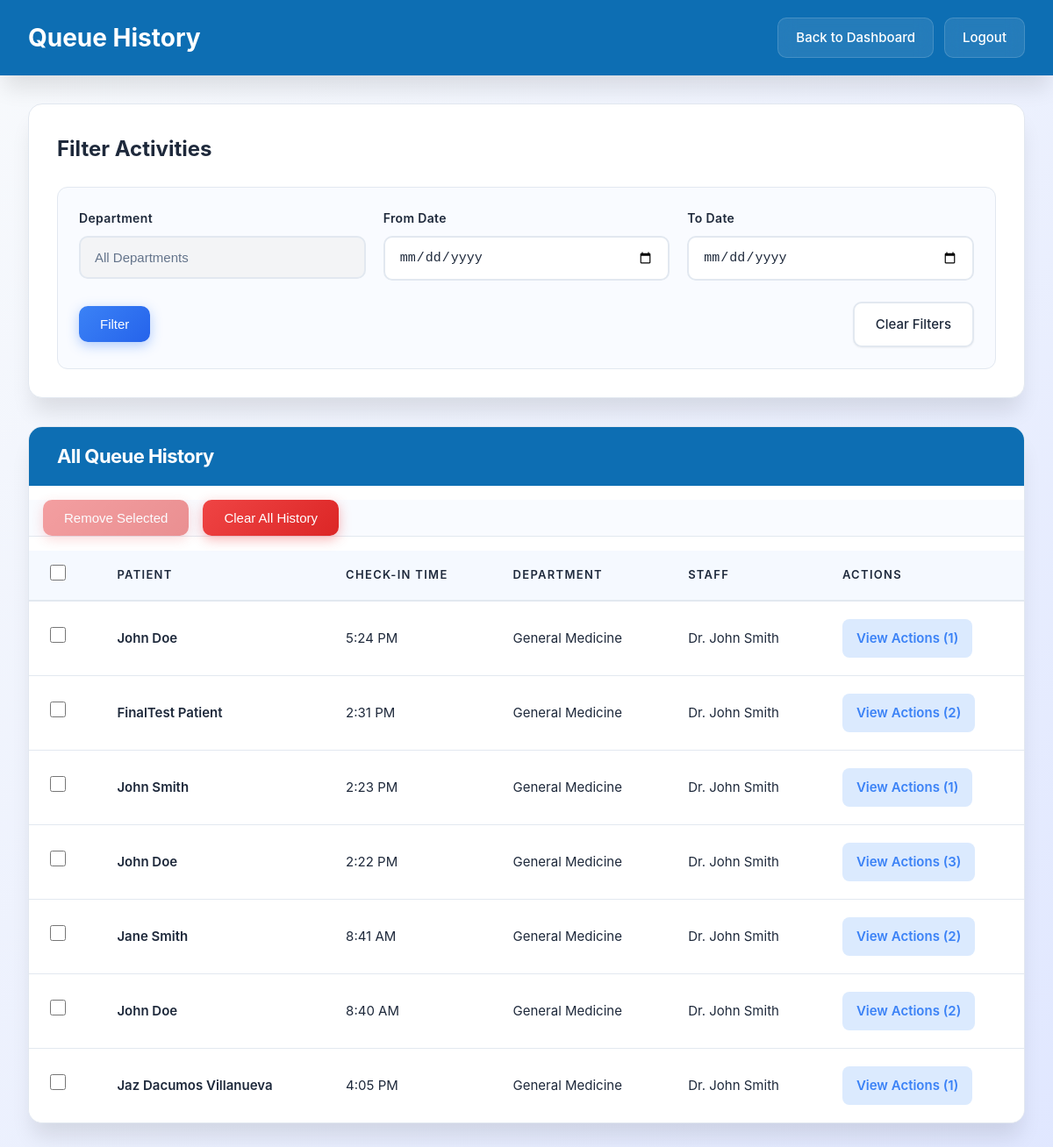
Screenshot of /public/queue_history.php (signed in) with the database file from the repository.
### tables this page shows
CREATE TABLE `patients` (
  `id` int(11) NOT NULL,
  `first_name` varchar(100) NOT NULL,
  `middle_name` varchar(100) DEFAULT NULL,
  `last_name` varchar(100) NOT NULL,
  `age` int(11) NOT NULL,
  `contact_number` varchar(20) NOT NULL,
  `reason_for_visit` text DEFAULT NULL,
  `parent_guardian` varchar(255) DEFAULT NULL,
  `queue_number` int(11) NOT NULL,
  `department_id` int(11) NOT NULL,
  `department_staff_id` int(11) DEFAULT NULL,
  `status` enum('waiting','called','in consultation','done','cancelled','no show') NOT NULL DEFAULT 'waiting',
  `check_in_time` timestamp NOT NULL DEFAULT current_timestamp(),
  `created_at` timestamp NOT NULL DEFAULT current_timestamp(),
  `birthdate` date DEFAULT NULL,
  `address` text DEFAULT NULL,
  `gender` enum('male','female','prefer not to say') DEFAULT NULL,
  `civil_status` enum('single','married','widow') DEFAULT NULL,
  `registration_datetime` datetime DEFAULT NULL
);

CREATE TABLE `departments` (
  `id` int(11) NOT NULL,
  `name` varchar(255) NOT NULL
);

CREATE TABLE `department_staff` (
  `id` int(11) NOT NULL,
  `name` varchar(255) NOT NULL,
  `department_id` int(11) NOT NULL,
  `role` varchar(50) NOT NULL DEFAULT 'Medical Assistant'
);

### app/models/QueueHistory.php (called while the page is built, shortened)
<?php
class QueueHistory {
    private $conn;
    private $table_name = "queue_history";
    public function __construct($db) {
        $this->conn = $db;
    }
    public function get_grouped_activities($department_id = null) {
        $where_clause = "";
        $query = "SELECT
                    p.id as patient_id,
                    CONCAT(COALESCE(p.first_name, ''), ' ', COALESCE(p.middle_name, ''), ' ', COALESCE(p.last_name, '')) as patient_name,
                    p.check_in_time as patient_check_in_time,
                    d.name as department_name,
                    doc.name as department_staff_name,
                    GROUP_CONCAT(
                        JSON_OBJECT(
                            'id', qh.id,
                            'action', qh.action,
                            'old_status', qh.old_status,
                            'new_status', qh.new_status,
                            'created_at', qh.created_at,
                            'department_name', d2.name,
                            'department_staff_name', doc2.name
                        )
                        ORDER BY qh.created_at DESC
                        SEPARATOR '|||'
                    ) as actions_json
                  FROM patients p
                  LEFT JOIN " . $this->table_name . " qh ON p.id = qh.patient_id
                  LEFT JOIN departments d ON p.department_id = d.id
                  LEFT JOIN department_staff doc ON p.department_staff_id = doc.id
                  LEFT JOIN departments d2 ON qh.department_id = d2.id
                  LEFT JOIN department_staff doc2 ON qh.department_staff_id = doc2.id
                  $where_clause
                  GROUP BY p.id, p.first_name, p.middle_name, p.last_name, p.check_in_time, d.name, doc.name
                  HAVING COUNT(qh.id) > 0
                  ORDER BY p.check_in_time DESC";
        $stmt = $this->conn->prepare($query);
        $stmt->execute();
        $result = $stmt->get_result();
        $grouped_data = [];
        while ($row = $result->fetch_assoc()) {
            $actions = [];
            if ($row['actions_json']) {
                $action_strings = explode('|||', $row['actions_json']);
                foreach ($action_strings as $action_str) {
                    $actions[] = json_decode($action_str, true);
                }
            }
            $row['actions'] = $actions;
            unset($row['actions_json']);
            $grouped_data[] = $row;
        }
        return $grouped_data;
    }
}
?>

### public/queue_history.php (the view, shortened to what this page needs)
<?php
require_once '../config/config.php';
require_once '../app/models/QueueHistory.php';
$queue_history_model = new QueueHistory($conn);
$department_id = $_GET['department'] ?? null;
$date_from = $_GET['date_from'] ?? null;
$date_to = $_GET['date_to'] ?? null;
$staff_department_id = $_SESSION['department_id'] ?? null;
if ($department_id) {
    if ($staff_department_id && $department_id != $staff_department_id) {
        $grouped_activities = $queue_history_model->get_grouped_activities($staff_department_id);
    } else {
        $grouped_activities = $queue_history_model->get_grouped_activities($department_id);
    }
} else {
    if ($staff_department_id) {
        $grouped_activities = $queue_history_model->get_grouped_activities($staff_department_id);
    } else {
        $grouped_activities = $queue_history_model->get_grouped_activities();
    }
}
?>
<!DOCTYPE html>
<html lang="en">
<head>
    <link rel="stylesheet" href="css/components/queuehistory.css">
</head>
<body>
    <header>
        <h1>Queue History</h1>
        <div class="header-nav">
            <a href="dashboard.php"><i class="fas fa-arrow-left"></i> Back to Dashboard</a>
            <a href="../app/controllers/StaffController.php?action=logout">Logout</a>
        </div>
    </header>
    <div class="container">
        <main>
            <div class="form-section">
                <h2>Filter Activities</h2>
                <form method="GET" action="queue_history.php" class="filter-form">
                    <div class="form-grid">
                        <div class="form-group">
                            <label for="department">Department</label>
                            <?php
                            $staff_dept_name = '';
                            ?>
                            <input type="text" value="<?php echo $staff_dept_name ?: 'All Departments'; ?>" readonly style="background: #f3f4f6; cursor: not-allowed;">
                        </div>
                        <div class="form-group">
                            <label for="date_from">From Date</label>
                            <input type="date" id="date_from" name="date_from" value="<?php echo $date_from; ?>">
                        </div>
                        <div class="form-group">
                            <label for="date_to">To Date</label>
                            <input type="date" id="date_to" name="date_to" value="<?php echo $date_to; ?>">
                        </div>
                    </div>
                    <div class="flex justify-between items-center mt-4">
                        <button type="submit" class="btn btn-primary">Filter</button>
                        <a href="queue_history.php" class="btn btn-secondary">Clear Filters</a>
                    </div>
                </form>
            </div>
            <div class="table-section">
                <div class="table-header" style="padding: 1rem 2rem; margin-bottom: 1rem;">
                    <h2 style="color: white; font-weight: bold; border-bottom: none; padding-bottom: 0;">All Queue History</h2>
                </div>
                <div class="table-actions" style="padding: 0 1rem; margin-bottom: 1rem;">
                    <button id="delete-selected" class="btn btn-danger" disabled>Remove Selected</button>
                    <button id="clear-all" class="btn btn-danger">Clear All History</button>
                </div>
                <table>
                    <thead>
                        <tr>
                            <th><input type="checkbox" id="select-all"></th>
                            <th>Patient</th>
                            <th>Check-in Time</th>
                            <th>Department</th>
                            <th>Staff</th>
                            <th>Actions</th>
                        </tr>
                    </thead>
                    <tbody>
                        <?php
                        foreach ($grouped_activities as $patient_group):
                            $patient_id = $patient_group['patient_id'];
                            $patient_name = htmlspecialchars($patient_group['patient_name'] ?? 'N/A');
                            $check_in_time = $patient_group['patient_check_in_time'] ? date('g:i A', strtotime($patient_group['patient_check_in_time'])) : 'N/A';
                            $department_name = htmlspecialchars($patient_group['department_name']);
                            $staff_name = htmlspecialchars($patient_group['department_staff_name'] ?? 'Not Assigned');
                            $actions = $patient_group['actions'];
                        ?>
                            <tr>
                                <td><input type="checkbox" class="patient-checkbox" value="<?php echo $patient_id; ?>"></td>
                                <td><strong><?php echo $patient_name; ?></strong></td>
                                <td><?php echo $check_in_time; ?></td>
                                <td><?php echo $department_name; ?></td>
                                <td><?php echo $staff_name; ?></td>
                                <td>
                                    <details class="action-details">
                                        <summary class="action-summary">View Actions (<?php echo count($actions); ?>)</summary>
                                    </details>
                                </td>
                            </tr>
                        <?php endforeach; ?>
                    </tbody>
                </table>
            </div>
        </main>
    </div>
</body>
</html>

### rows the page displays
patients: patient_name "John Doe", check_in_time "5:24 PM", department.name "General Medicine", department_staff.name "Dr. John Smith", count($actions) "1"
patients: patient_name "FinalTest Patient", check_in_time "2:31 PM", department.name "General Medicine", department_staff.name "Dr. John Smith", count($actions) "2"
patients: patient_name "John Smith", check_in_time "2:23 PM", department.name "General Medicine", department_staff.name "Dr. John Smith", count($actions) "1"
patients: patient_name "John Doe", check_in_time "2:22 PM", department.name "General Medicine", department_staff.name "Dr. John Smith", count($actions) "3"
patients: patient_name "Jane Smith", check_in_time "8:41 AM", department.name "General Medicine", department_staff.name "Dr. John Smith", count($actions) "2"
patients: patient_name "John Doe", check_in_time "8:40 AM", department.name "General Medicine", department_staff.name "Dr. John Smith", count($actions) "2"
patients: patient_name "Jaz Dacumos Villanueva", check_in_time "4:05 PM", department.name "General Medicine", department_staff.name "Dr. John Smith", count($actions) "1"
